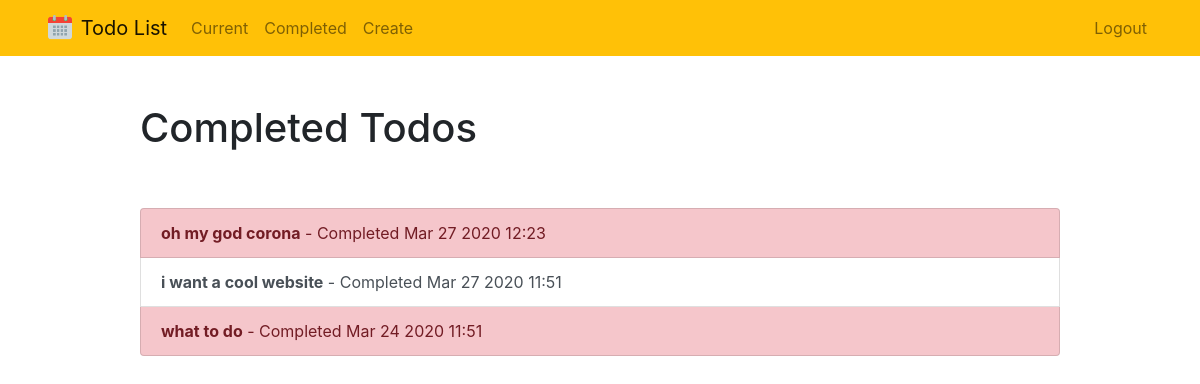
The app's page /completed/ (signed in) with its own data.
### todo/models.py (models this page shows, shortened)
class Todo(models.Model):
    title = models.CharField(max_length=100)
    memo = models.TextField(blank=True)
    created = models.DateTimeField(auto_now_add=True)
    datecompleted = models.DateTimeField(null=True,blank=True)
    important = models.BooleanField(default=False)
    user = models.ForeignKey(User,on_delete=models.CASCADE) #give only taht user's todo list

### todo/views.py (the view)
# urls.py: path('completed/', views.completedtodos,name="completedtodos"),
@login_required
def completedtodos(request):
    todos = Todo.objects.filter(user=request.user, datecompleted__isnull=False).order_by('-datecompleted')
    return render(request,'todo/completedtodos.html',{'todos':todos})

### todo/templates/todo/completedtodos.html
{% extends "todo/base.html" %}
{% block content %}
    <div class="row justify-content-center mt-5">
        <div class="col-md-10">
            <h1>Completed Todos</h1>
        </div>
    </div>
    <div class="row justify-content-center mt-5">
        <div class="col-md-10">
            <div class="list-group">
                {% for todo in todos %}
                    <a href="{% url 'viewtodo' todo.id %}" class="list-group-item list-group-item-action{% if todo.important %} list-group-item-danger{% endif %}"><b>{{ todo.title }}</b> - Completed {{ todo.datecompleted|date:'M j Y H:i' }}</a>
                {% endfor %}
            </div>
        </div>
    </div>
{% endblock %}

### records on screen
Todo: title "oh my god corona", datecompleted "Mar 27 2020 12:23"
Todo: title "i want a cool website", datecompleted "Mar 27 2020 11:51"
Todo: title "what to do", datecompleted "Mar 24 2020 11:51"
